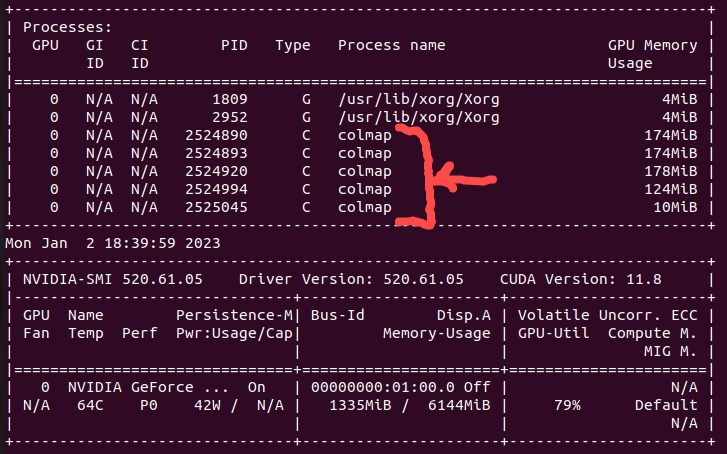
#> input picture assets/multi-processing.jpeg, 727 x 454 px
$ python blur_detection.py --images ../assets
#> lines starting #> are read from the running program, lines starting #| are printed output that depends on the picture
### blur_fft/main/detect_blur.py
import matplotlib.pyplot as plt
import numpy as np


def detect_blur_fft(image, size=60, threshold=10, vis=False):
    (h, w) = image.shape
    (cx, cy) = (int(w / 2.0), int(h / 2.0))
    fft = np.fft.fft2(image)
    fftShift = np.fft.fftshift(fft)

    if vis:
        magnitude = 20 * np.log(np.abs(fftShift))

        (fig, ax) = plt.subplots(1, 2,)

        ax[0].imshow(image, cmap="gray")
        ax[0].set_title("Input")
        ax[0].set_xticks([])
        ax[0].set_yticks([])

        ax[1].imshow(magnitude, cmap="gray")
        ax[1].set_title("Magnitude Spectrum")
        ax[1].set_xticks([])
        ax[1].set_yticks([])

        plt.show()

    fftShift[cy - size : cy + size, cx - size : cx + size] = 0
    fftShift = np.fft.ifftshift(fftShift)
    recon = np.fft.ifft2(fftShift)

    magnitude = 20 * np.log(np.abs(recon))
    mean = np.mean(magnitude)

    return (mean, mean <= threshold)

### blur_fft/blur_detection.py
from main.detect_blur import detect_blur_fft
import numpy as np
import cv2
import argparse
import os

argparse = argparse.ArgumentParser()

argparse.add_argument(
    "-i", "--images", type=str, help="path to input directory of images"
)

argparse.add_argument(
    "-t",
    "--threshold",
    type=float,
    default=20,
    help="threshold value for the blur to be found",
)

argparse.add_argument(
    "--vis",
    action='store_true', default=False,
    help="If present, visualizing intermediary steps"
)

argparse.add_argument(
    "--test",
    action='store_true', default=False,
    help="If present, progressively blur the image"
)

argparse.add_argument(
    "--remove",
    action='store_true', default=False,
    help="If present, remove any detected blurry image."
)

args = argparse.parse_args()

data_path = os.path.join(os.getcwd(), "{}".format(args.images))

for root, sub_dirs, files in os.walk(data_path):
    for file in sorted(files):
        orig = cv2.imread(os.path.join(root, file))
#> orig is the input picture: shape (454, 727, 3); mean B, G, R 49.2, 24.4, 61
        h, w, r = orig.shape
#> h = 454; w = 727; r = 3
        orig = cv2.resize(orig, (h, 500))
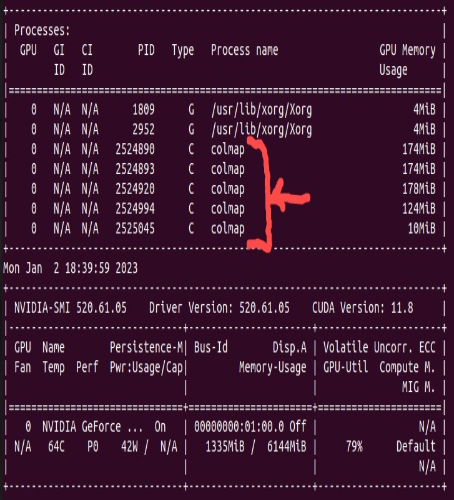
#> orig: shape (500, 454, 3); mean B, G, R 49.1, 24.3, 60.9
        gray = cv2.cvtColor(orig, cv2.COLOR_BGR2GRAY)
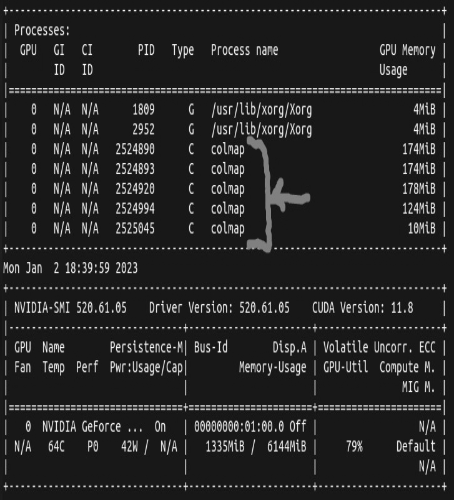
#> gray: shape (500, 454); min 15, max 250, mean 38.1

        mean, blurry = detect_blur_fft(
            gray, size=60, threshold=args.threshold, vis=args.vis
        )
#> in detect_blur_fft, `magnitude = 20 * np.log(np.abs(recon))`:
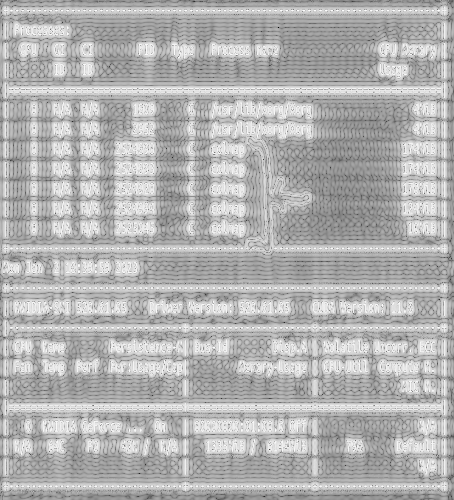
#> magnitude: shape (500, 454) float64; min -124.6, max 105.9, mean 37; drawn with min black and max white
#> in detect_blur_fft, `mean = np.mean(magnitude)`: mean = 36.96
#> mean = 36.96; blurry = False
        text = "Blurry ({:.4f})" if blurry else "Not Blurry ({:.4f})"
#> text = 'Not Blurry ({:.4f})'
        text = text.format(mean)
#> text = 'Not Blurry (36.9607)'
        print("Info: ", file, text)
#| Info:  multi-processing.jpeg Not Blurry (36.9607)
        if args.remove and blurry:
            print("Info: Removed ", file)
            os.remove(os.path.join(root, file))

        # [9 lines of commented-out code are left out]

        if args.test:
            for radius in range(1, 30, 2):
                image = gray.copy()

                if radius > 0:
                    image = cv2.GaussianBlur(image, (radius, radius), 0)

                    (mean, blurry) = detect_blur_fft(image, size=60, threshold=args.threshold, vis=args.vis)

                    image = np.dstack([image] * 3)
                    color = (0, 0, 255) if blurry else (0, 255, 0)
                    text = "Blurry ({:.4f})" if blurry else "Not Blurry ({:.4f})"
                    text = text.format(mean)
                    cv2.putText(image, text, (10, 25), cv2.FONT_HERSHEY_SIMPLEX, 0.7, color, 2)
                    print("Info: ", text)

                    cv2.imshow("Output", image)
                    cv2.waitKey(0)
